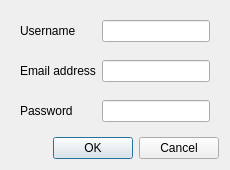
<?xml version="1.0" encoding="UTF-8"?>
<ui version="4.0">
 <class>SignUpDialog</class>
 <widget class="QDialog" name="SignUpDialog">
  <property name="windowTitle">
   <string>Sign Up</string>
  </property>
  <layout class="QVBoxLayout" name="verticalLayout">
   <item>
    <widget class="QWidget" name="widget" native="true">
     <layout class="QFormLayout" name="formLayout">
      <property name="verticalSpacing">
       <number>18</number>
      </property>
      <item row="0" column="0">
       <widget class="QLabel" name="label">
        <property name="text">
         <string>Username</string>
        </property>
       </widget>
      </item>
      <item row="0" column="1">
       <widget class="QLineEdit" name="usernameLineEdit"/>
      </item>
      <item row="1" column="0">
       <widget class="QLabel" name="label_2">
        <property name="text">
         <string>Email address</string>
        </property>
       </widget>
      </item>
      <item row="1" column="1">
       <widget class="QLineEdit" name="emailLineEdit"/>
      </item>
      <item row="2" column="0">
       <widget class="QLabel" name="label_3">
        <property name="text">
         <string>Password</string>
        </property>
       </widget>
      </item>
      <item row="2" column="1">
       <widget class="QLineEdit" name="passwordLineEdit">
        <property name="echoMode">
         <enum>QLineEdit::Password</enum>
        </property>
       </widget>
      </item>
     </layout>
    </widget>
   </item>
   <item>
    <widget class="QDialogButtonBox" name="buttonBox">
     <property name="orientation">
      <enum>Qt::Horizontal</enum>
     </property>
     <property name="standardButtons">
      <set>QDialogButtonBox::Cancel|QDialogButtonBox::Ok</set>
     </property>
    </widget>
   </item>
  </layout>
 </widget>
 <resources/>
 <connections>
  <connection>
   <sender>buttonBox</sender>
   <signal>accepted()</signal>
   <receiver>SignUpDialog</receiver>
   <slot>accept()</slot>
   <hints>
    <hint type="sourcelabel">
     <x>248</x>
     <y>254</y>
    </hint>
    <hint type="destinationlabel">
     <x>157</x>
     <y>274</y>
    </hint>
   </hints>
  </connection>
  <connection>
   <sender>buttonBox</sender>
   <signal>rejected()</signal>
   <receiver>SignUpDialog</receiver>
   <slot>reject()</slot>
   <hints>
    <hint type="sourcelabel">
     <x>316</x>
     <y>260</y>
    </hint>
    <hint type="destinationlabel">
     <x>286</x>
     <y>274</y>
    </hint>
   </hints>
  </connection>
 </connections>
</ui>
